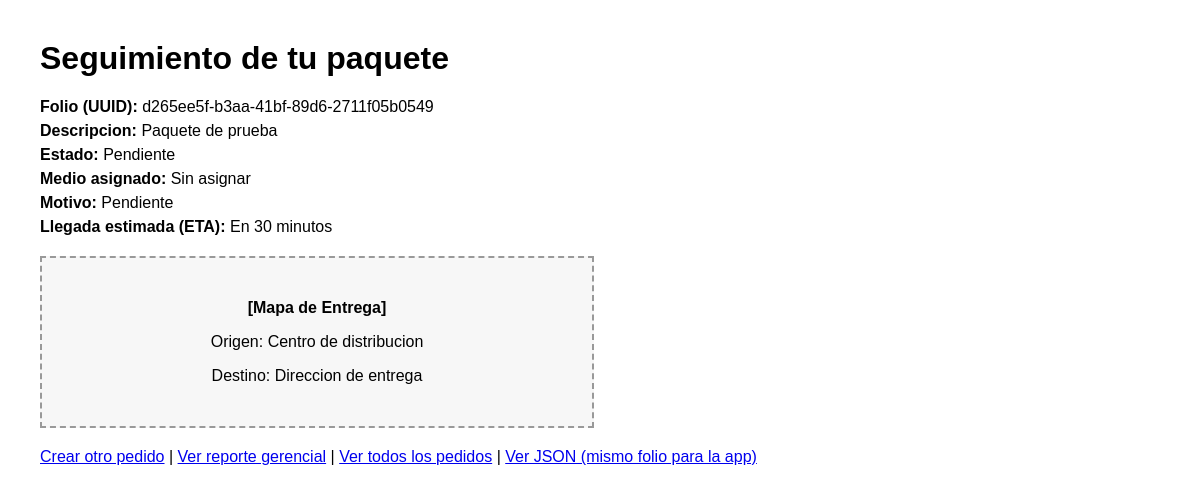
/pedidos/1/, run on the app's committed database.
### entregas/models.py (models this page shows, shortened)
class Pedido(models.Model):
    folio = models.UUIDField(default=uuid.uuid4, editable=False, unique=True)
    descripcion = models.CharField(max_length=200)
    estado = models.CharField(max_length=50, default="Pendiente")
    eta = models.CharField(max_length=50, default="En 30 minutos")
    medio_asignado = models.CharField(max_length=50, blank=True, null=True)
    motivo_asignacion = models.CharField(max_length=200, blank=True, null=True)

### entregas/views.py (the view)
# urls.py: path('pedidos/<int:pedido_id>/', views.detalle_pedido, name='detalle_pedido'),
def detalle_pedido(request, pedido_id):
    contexto = obtener_datos_seguimiento(pedido_id)
    return render(request, 'entregas/detalle.html', contexto)

### entregas/services.py (called while the page is built)
def obtener_datos_seguimiento(pedido_id):
    pedido = Pedido.objects.get(id=pedido_id)
    return {
        'pedido': pedido,
        'folio': str(pedido.folio),
        'descripcion': pedido.descripcion,
        'estado': pedido.estado,
        'eta': pedido.eta,
        'medio_asignado': pedido.medio_asignado or 'Sin asignar',
        'motivo_asignacion': pedido.motivo_asignacion or 'Pendiente',
        'mapa_origen': 'Centro de distribucion',
        'mapa_destino': 'Direccion de entrega',
    }

### entregas/templates/entregas/detalle.html (shortened to what this page needs)
<!DOCTYPE html>
<html>
<head>
</head>
<body>
    <h1>Seguimiento de tu paquete</h1>
    <div class="datos">
        <p><strong>Folio (UUID):</strong> {{ folio }}</p>
        <p><strong>Descripcion:</strong> {{ descripcion }}</p>
        <p><strong>Estado:</strong> {{ estado }}</p>
        <p><strong>Medio asignado:</strong> {{ medio_asignado }}</p>
        <p><strong>Motivo:</strong> {{ motivo_asignacion }}</p>
        <p><strong>Llegada estimada (ETA):</strong> {{ eta }}</p>
    </div>
    <div class="mapa-box">
        <p><strong>[Mapa de Entrega]</strong></p>
        <p>Origen: {{ mapa_origen }}</p>
        <p>Destino: {{ mapa_destino }}</p>
    </div>
    <div>
        <a href="{% url 'crear_pedido' %}">Crear otro pedido</a> |
        <a href="{% url 'reporte_pedido' pedido.id %}">Ver reporte gerencial</a> |
        <a href="{% url 'lista_pedidos' %}">Ver todos los pedidos</a> |
        <a href="{% url 'api_pedido' pedido.id %}">Ver JSON (mismo folio para la app)</a>
    </div>
</body>
</html>

### entregas/templates/entregas/detalle.html (style rules this page uses)
body { font-family: Arial, sans-serif; margin: 40px; }
.mapa-box { border: 2px dashed #999; background: #f7f7f7; padding: 25px; text-align: center; margin: 20px 0; max-width: 500px; }
.datos { margin: 20px 0; }
.datos p { margin: 6px 0; }

### data on the page
Pedido: descripcion "Paquete de prueba", estado "Pendiente", eta "En 30 minutos"

### other printed values
{{ folio }} "d265ee5f-b3aa-41bf-89d6-2711f05b0549"
{{ medio_asignado }} "Sin asignar"
{{ mapa_origen }} "Centro de distribucion"
{{ mapa_destino }} "Direccion de entrega"
